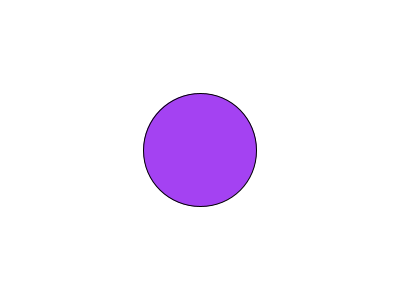
Frame 1 (no input)
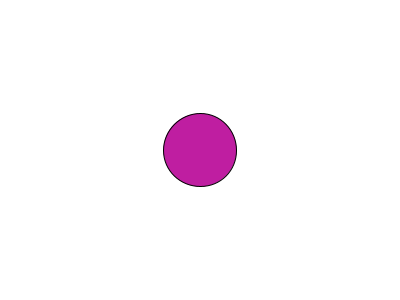
Frame 60 (the mouse pressed at the canvas centre just before this capture)
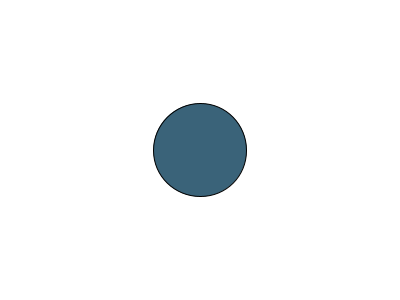
Frame 120 (the mouse held since frame 60 and released just before this capture)

The Processing sketch that drew these frames (run headless with seeded random() and noise(); from frame 60 on, the mouse is pressed at the canvas centre):

// Processing sketch: sketch_002_gaussian_distribution
// ── sketch_002_gaussian_distribution.pde
import java.util.Random;

Random generator;

void setup() {
  size(400, 300);
  generator = new Random();
}

void draw() {
  background(255);
  
  float h = (float) generator.nextGaussian();
  /*
    accomodates standard deviation
    values will be more likely to be within 10 units from the mean
  */
  h *= 10; 
  /*
   accomodates mean value
   100 is the most likely value of the distribution
  */
  h += 100; 
  fill(color(random(255), random(255), random(255)));
  ellipse(width/2, height/2, h, h);
  System.out.println("h: " + h);
}
